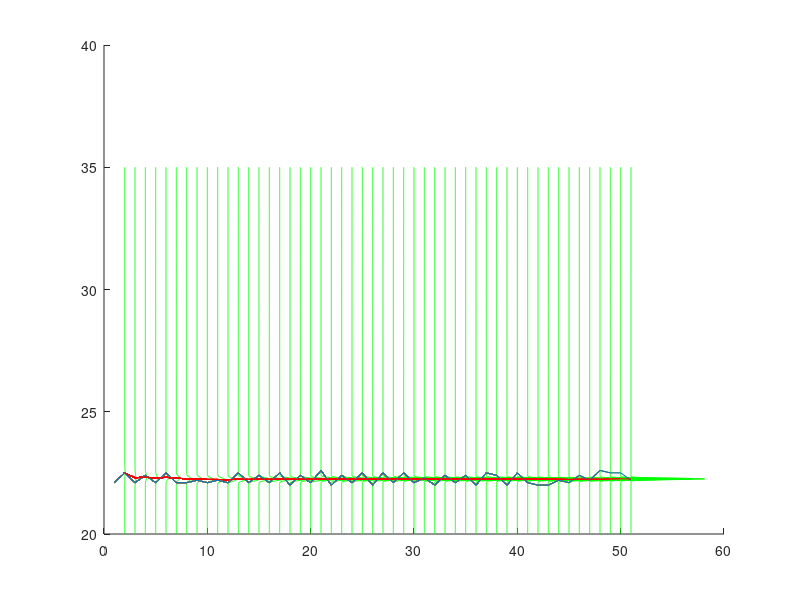

Here is the MATLAB script that generated this plot:
clear;
clc;
figure(1); clf; hold on;
load T;
x =T(5550:5600);
Sx = [20:0.01:35];
L = length(Sx);
Pr = ones(L);
Po=ones(L,L);
mean(x)
Pr = Pr/sum(Pr);
Po = Po/sum(Po);
sigma = 0.2;%std(x);
x_peak=zeros(1,2);
for (i = 2:length(x))
  Pr=Po;
  m=0*Pr;
  for (j = 1:length(Pr))
    me = Sx(j);
    m(j) = normpdf(x(i),me,sigma);%(1/( sigma* sqrt(2*pi) ) )*exp( -(x(i) - me) / (2*sigma^2) );
    m(j) = m(j) * Pr(j);
  end;
  %figure(2);clf;
  %plot(Sx, m);
  %pause;
  Po = m/(sum(m));
  figure(1);
  plot(1:i,x(1:i));
  plot(i*(Po)+i, Sx,'color','green');
  %drawnow
  peak = find(Po == max(Po));
  %plot(Sx(peak),0:0.001:1, 'r.','markersize',1);
  x_peak = [x_peak; i, Sx(peak)] ;
  %plot([0,i], [Sx(peak),Sx(peak)], 'color','red');
  plot(x_peak(2:end,1),x_peak(2:end,2), 'color','red');
Sx(peak)
%pause;
end;
